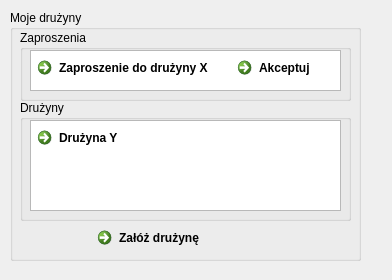
<?xml version="1.0" encoding="UTF-8"?>
<ui version="4.0">
 <class>moje_druzyny</class>
 <widget class="QDialog" name="moje_druzyny">
  <property name="geometry">
   <rect>
    <x>0</x>
    <y>0</y>
    <width>392</width>
    <height>280</height>
   </rect>
  </property>
  <property name="windowTitle">
   <string>Dialog</string>
  </property>
  <widget class="QGroupBox" name="groupBox_3">
   <property name="geometry">
    <rect>
     <x>10</x>
     <y>10</y>
     <width>351</width>
     <height>251</height>
    </rect>
   </property>
   <property name="title">
    <string>Moje drużyny</string>
   </property>
   <widget class="QGroupBox" name="groupBox_2">
    <property name="geometry">
     <rect>
      <x>10</x>
      <y>90</y>
      <width>331</width>
      <height>121</height>
     </rect>
    </property>
    <property name="title">
     <string>Drużyny</string>
    </property>
    <widget class="QListView" name="listView_2">
     <property name="geometry">
      <rect>
       <x>10</x>
       <y>20</y>
       <width>311</width>
       <height>91</height>
      </rect>
     </property>
    </widget>
    <widget class="QCommandLinkButton" name="commandLinkButton_2">
     <property name="geometry">
      <rect>
       <x>10</x>
       <y>20</y>
       <width>231</width>
       <height>41</height>
      </rect>
     </property>
     <property name="text">
      <string>Drużyna Y</string>
     </property>
    </widget>
   </widget>
   <widget class="QGroupBox" name="groupBox">
    <property name="geometry">
     <rect>
      <x>10</x>
      <y>20</y>
      <width>331</width>
      <height>71</height>
     </rect>
    </property>
    <property name="title">
     <string>Zaproszenia</string>
    </property>
    <widget class="QListView" name="listView">
     <property name="geometry">
      <rect>
       <x>10</x>
       <y>20</y>
       <width>311</width>
       <height>41</height>
      </rect>
     </property>
    </widget>
    <widget class="QCommandLinkButton" name="commandLinkButton">
     <property name="geometry">
      <rect>
       <x>10</x>
       <y>20</y>
       <width>231</width>
       <height>41</height>
      </rect>
     </property>
     <property name="text">
      <string>Zaproszenie do drużyny X</string>
     </property>
    </widget>
   </widget>
   <widget class="QCommandLinkButton" name="commandLinkButton_3">
    <property name="geometry">
     <rect>
      <x>80</x>
      <y>210</y>
      <width>187</width>
      <height>41</height>
     </rect>
    </property>
    <property name="text">
     <string>Załóż drużynę</string>
    </property>
   </widget>
  </widget>
  <widget class="QCommandLinkButton" name="commandLinkButton_4">
   <property name="geometry">
    <rect>
     <x>230</x>
     <y>50</y>
     <width>187</width>
     <height>41</height>
    </rect>
   </property>
   <property name="text">
    <string>Akceptuj</string>
   </property>
  </widget>
 </widget>
 <resources/>
 <connections/>
</ui>
